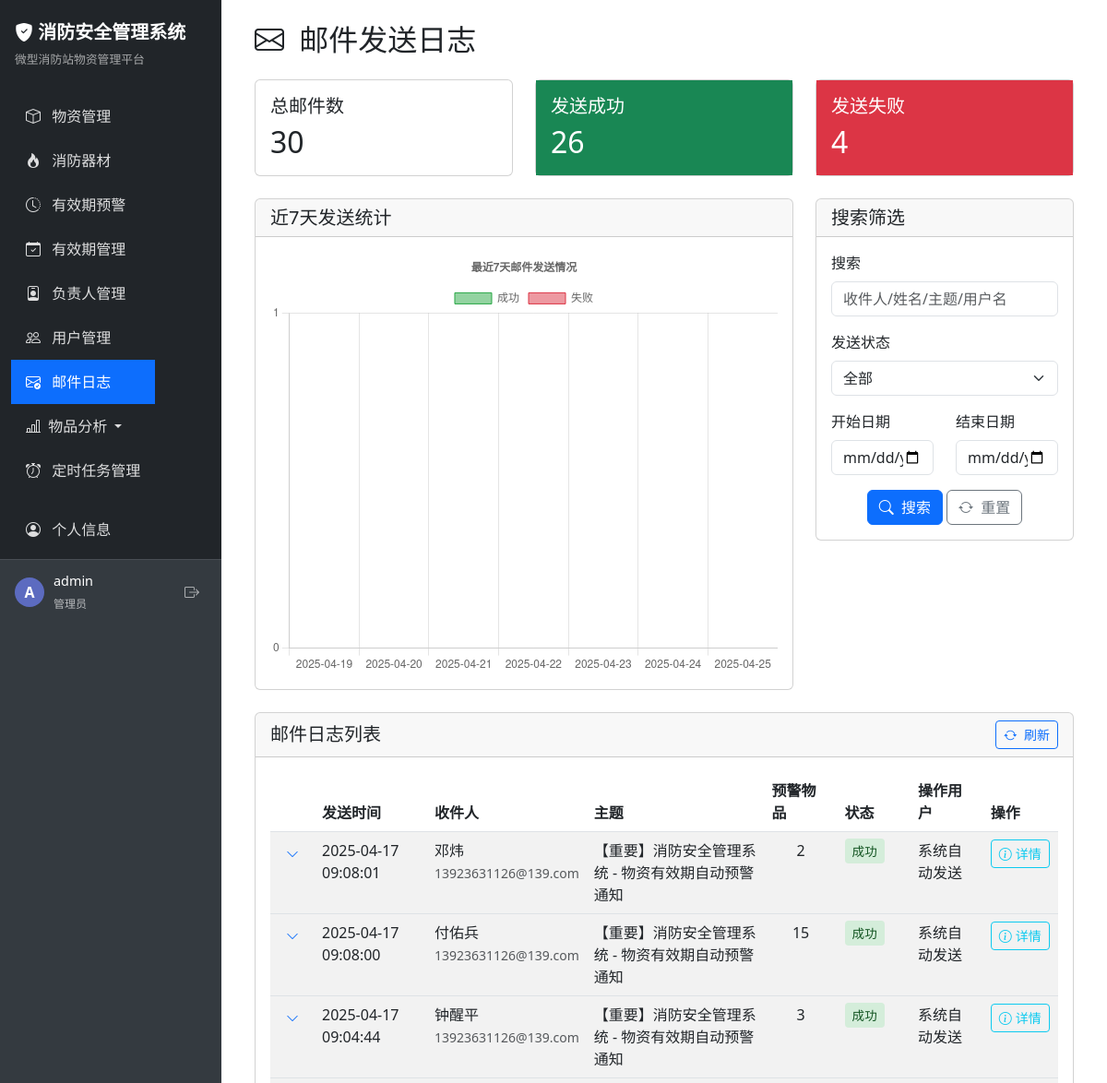
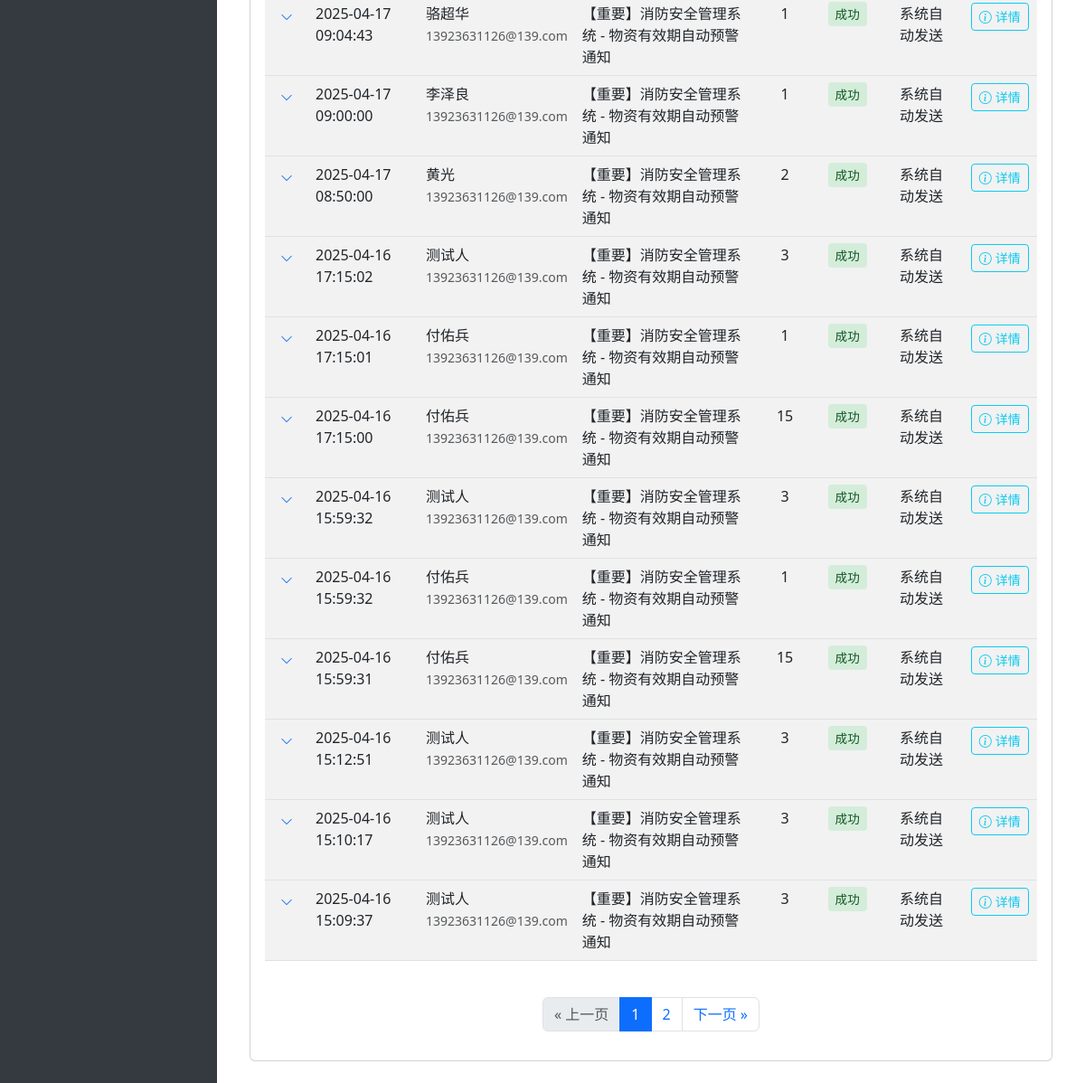
Page /admin/mail_logs (signed in) on the earlier database version (2 pictures, top to bottom).
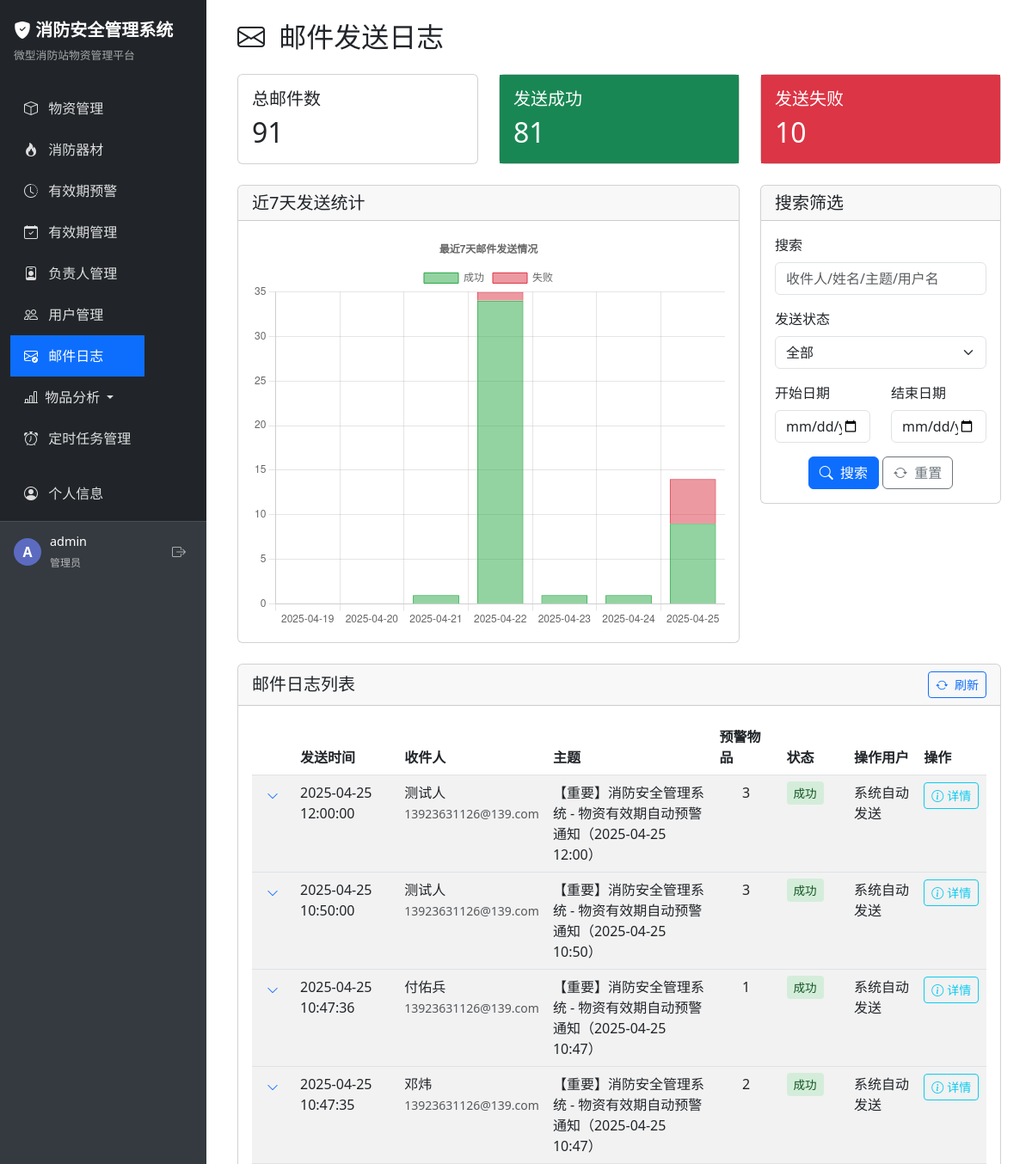
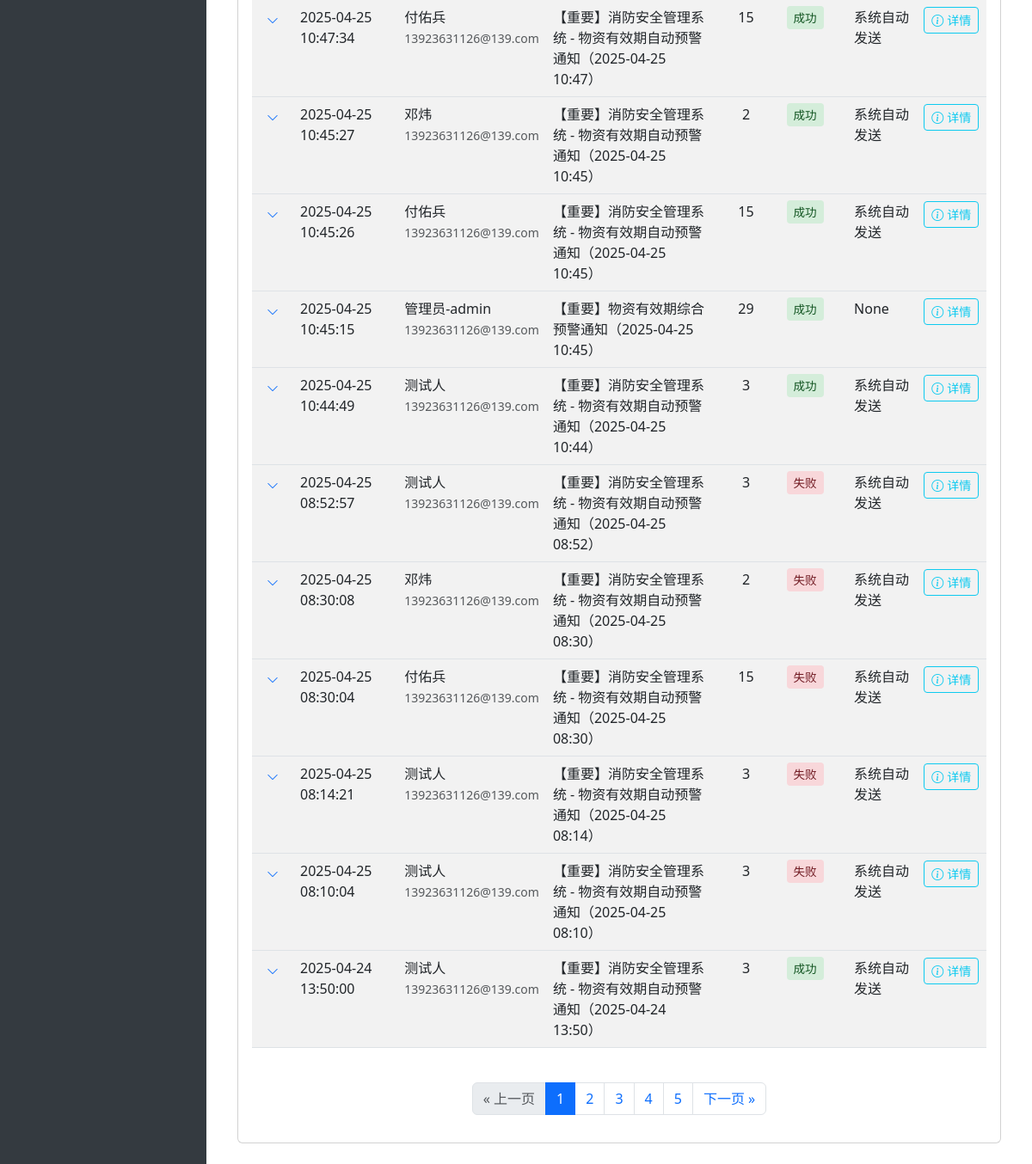
Same page on the later database version (2 pictures, top to bottom).
### app/models/mail_log.py (models this page shows, shortened)
class MailLog(db.Model):
    __tablename__ = 'mail_logs'
    id = db.Column(db.Integer, primary_key=True)
    send_time = db.Column(db.DateTime, default=datetime.now, nullable=False)  # 发送时间
    sender = db.Column(db.String(100), nullable=False)  # 发件人邮箱
    recipient = db.Column(db.String(100), nullable=False)  # 收件人邮箱
    recipient_name = db.Column(db.String(50))  # 收件人姓名
    subject = db.Column(db.String(200))  # 邮件主题
    content_summary = db.Column(db.Text)  # 邮件内容摘要
    status = db.Column(db.String(20), nullable=False)  # 发送状态：success, failed
    error_message = db.Column(db.Text)  # 错误信息
    items_count = db.Column(db.Integer, default=0)  # 预警物品数量
    ip_address = db.Column(db.String(50))  # 发送IP地址
    user_id = db.Column(db.Integer)  # 操作用户ID
    username = db.Column(db.String(50))  # 操作用户名

### app/routes/admin.py (the view)
    def decorated_function(*args, **kwargs):
        if not current_user.is_authenticated or current_user.role != 'admin':
            flash('您没有访问此页面的权限')
            return redirect(url_for('station.index'))
        return f(*args, **kwargs)

### app/routes/admin.py (called while the page is built)
def admin_required(f):
    def decorated_function(*args, **kwargs):
        if not current_user.is_authenticated or current_user.role != 'admin':
            flash('您没有访问此页面的权限')
            return redirect(url_for('station.index'))
        return f(*args, **kwargs)
    decorated_function.__name__ = f.__name__
    return decorated_function

### app/templates/admin/mail_logs.html (shortened to what the changed rows need)
{% extends 'base.html' %}
{% block content %}
<div class="container-fluid">
    <h2 class="mb-4">
        <i class="bi bi-envelope me-2"></i> 邮件发送日志
    </h2>
    <div class="row mb-4">
        <div class="col-md-4">
            <div class="card">
                <div class="card-body">
                    <h5 class="card-title">总邮件数</h5>
                    <h2 class="mb-0">{{ total_count }}</h2>
                </div>
            </div>
        </div>
        <div class="col-md-4">
            <div class="card">
                <div class="card-body bg-success text-white">
                    <h5 class="card-title">发送成功</h5>
                    <h2 class="mb-0">{{ success_count }}</h2>
                </div>
            </div>
        </div>
        <div class="col-md-4">
            <div class="card">
                <div class="card-body bg-danger text-white">
                    <h5 class="card-title">发送失败</h5>
                    <h2 class="mb-0">{{ failed_count }}</h2>
                </div>
            </div>
        </div>
    </div>
    <div class="row mb-4">
        <div class="col-md-8">
            <div class="card">
                <div class="card-body">
                    <canvas id="mailStatsChart" height="250"></canvas>
                </div>
            </div>
        </div>
    </div>
    <div class="card">
        <div class="card-body">
            {% if logs %}
                <div class="table-responsive">
                    <table class="table table-striped table-hover">
                        <thead>
                            <tr>
                                <th width="5%"></th>
                                <th width="15%">发送时间</th>
                                <th width="15%">收件人</th>
                                <th width="25%">主题</th>
                                <th width="10%">预警物品</th>
                                <th width="10%">状态</th>
                                <th width="10%">操作用户</th>
                                <th width="10%">操作</th>
                            </tr>
                        </thead>
                        <tbody>
                            {% for log in logs %}
                                <tr data-log-id="{{ log.id }}">
                                    <td class="text-center">
                                        <button class="btn btn-sm btn-link toggle-details" data-log-id="{{ log.id }}">
                                            <i class="bi bi-chevron-down"></i>
                                        </button>
                                    </td>
                                    <td>{{ log.send_time.strftime('%Y-%m-%d %H:%M:%S') }}</td>
                                    <td>
                                        {{ log.recipient_name }}<br>
                                        <small class="text-muted">{{ log.recipient }}</small>
                                    </td>
                                    <td>{{ log.subject }}</td>
                                    <td class="text-center">{{ log.items_count }}</td>
                                    <td>
                                        {% if log.status == 'success' %}
                                            <span class="status-badge status-success">成功</span>
                                        {% else %}
                                            <span class="status-badge status-failed">失败</span>
                                        {% endif %}
                                    </td>
                                    <td>{{ log.username }}</td>
                                    <td>
                                        <button class="btn btn-sm btn-outline-info toggle-details" data-log-id="{{ log.id }}">
                                            <i class="bi bi-info-circle me-1"></i>详情
                                        </button>
                                    </td>
                                </tr>
                            {% endfor %}
                        </tbody>
                    </table>
                </div>
                {% if pagination.pages > 1 %}
                    <nav aria-label="Page navigation">
                        <ul class="pagination justify-content-center mt-4">
                            {% set start_page = [pagination.page-2, 1]|max %}
                            {% set end_page = [start_page+4, pagination.pages]|min %}
                            {% set start_page = [end_page-4, 1]|max %}
                            {% for page_num in range(start_page, end_page+1) %}
                                <li class="page-item {% if page_num == pagination.page %}active{% endif %}">
                                    <a class="page-link" href="{{ url_for('admin.mail_logs', page=page_num, search=search, status=filter_status, date=filter_date) }}">
                                        {{ page_num }}
                                    </a>
                                </li>
                            {% endfor %}
                        </ul>
                    </nav>
                {% endif %}
            {% else %}
                <div class="alert alert-info">
                    <i class="bi bi-info-circle me-2"></i> 暂无邮件发送记录
                </div>
            {% endif %}
        </div>
    </div>
</div>
{% endblock %}

Differences in the rows shown:
no longer on this page (row unchanged): MailLog: send_time "2025-04-17 09:08:01", recipient_name "邓炜", recipient "13923631126@139.com", subject "【重要】消防安全管理系统 - 物资有效期自动预警通知", items_count "2", status "成功", username "系统自动发送"
no longer on this page (row unchanged): MailLog: send_time "2025-04-17 09:08:00", recipient_name "付佑兵", recipient "13923631126@139.com", subject "【重要】消防安全管理系统 - 物资有效期自动预警通知", items_count "15", status "成功", username "系统自动发送"
no longer on this page (row unchanged): MailLog: send_time "2025-04-17 09:04:44", recipient_name "钟醒平", recipient "13923631126@139.com", subject "【重要】消防安全管理系统 - 物资有效期自动预警通知", items_count "3", status "成功", username "系统自动发送"
no longer on this page (row unchanged): MailLog: send_time "2025-04-17 09:04:43", recipient_name "骆超华", recipient "13923631126@139.com", subject "【重要】消防安全管理系统 - 物资有效期自动预警通知", items_count "1", status "成功", username "系统自动发送"
no longer on this page (row unchanged): MailLog: send_time "2025-04-17 09:00:00", recipient_name "李泽良", recipient "13923631126@139.com", subject "【重要】消防安全管理系统 - 物资有效期自动预警通知", items_count "1", status "成功", username "系统自动发送"
no longer on this page (row unchanged): MailLog: send_time "2025-04-17 08:50:00", recipient_name "黄光", recipient "13923631126@139.com", subject "【重要】消防安全管理系统 - 物资有效期自动预警通知", items_count "2", status "成功", username "系统自动发送"
no longer on this page (row unchanged): MailLog: send_time "2025-04-16 17:15:02", recipient_name "测试人", recipient "13923631126@139.com", subject "【重要】消防安全管理系统 - 物资有效期自动预警通知", items_count "3", status "成功", username "系统自动发送"
no longer on this page (row unchanged): MailLog: send_time "2025-04-16 17:15:01", recipient_name "付佑兵", recipient "13923631126@139.com", subject "【重要】消防安全管理系统 - 物资有效期自动预警通知", items_count "1", status "成功", username "系统自动发送"
no longer on this page (row unchanged): MailLog: send_time "2025-04-16 17:15:00", recipient_name "付佑兵", recipient "13923631126@139.com", subject "【重要】消防安全管理系统 - 物资有效期自动预警通知", items_count "15", status "成功", username "系统自动发送"
no longer on this page (row unchanged): MailLog: send_time "2025-04-16 15:59:32", recipient_name "测试人", recipient "13923631126@139.com", subject "【重要】消防安全管理系统 - 物资有效期自动预警通知", items_count "3", status "成功", username "系统自动发送"
no longer on this page (row unchanged): MailLog: send_time "2025-04-16 15:59:32", recipient_name "付佑兵", recipient "13923631126@139.com", subject "【重要】消防安全管理系统 - 物资有效期自动预警通知", items_count "1", status "成功", username "系统自动发送"
no longer on this page (row unchanged): MailLog: send_time "2025-04-16 15:59:31", recipient_name "付佑兵", recipient "13923631126@139.com", subject "【重要】消防安全管理系统 - 物资有效期自动预警通知", items_count "15", status "成功", username "系统自动发送"
no longer on this page (row unchanged): MailLog: send_time "2025-04-16 15:12:51", recipient_name "测试人", recipient "13923631126@139.com", subject "【重要】消防安全管理系统 - 物资有效期自动预警通知", items_count "3", status "成功", username "系统自动发送"
no longer on this page (row unchanged): MailLog: send_time "2025-04-16 15:10:17", recipient_name "测试人", recipient "13923631126@139.com", subject "【重要】消防安全管理系统 - 物资有效期自动预警通知", items_count "3", status "成功", username "系统自动发送"
no longer on this page (row unchanged): MailLog: send_time "2025-04-16 15:09:37", recipient_name "测试人", recipient "13923631126@139.com", subject "【重要】消防安全管理系统 - 物资有效期自动预警通知", items_count "3", status "成功", username "系统自动发送"
added MailLog: send_time "2025-04-25 12:00:00", recipient_name "测试人", recipient "13923631126@139.com", subject "【重要】消防安全管理系统 - 物资有效期自动预警通知（2025-04-25 12:00）", items_count "3", status "成功", username "系统自动发送"
added MailLog: send_time "2025-04-25 10:50:00", recipient_name "测试人", recipient "13923631126@139.com", subject "【重要】消防安全管理系统 - 物资有效期自动预警通知（2025-04-25 10:50）", items_count "3", status "成功", username "系统自动发送"
added MailLog: send_time "2025-04-25 10:47:36", recipient_name "付佑兵", recipient "13923631126@139.com", subject "【重要】消防安全管理系统 - 物资有效期自动预警通知（2025-04-25 10:47）", items_count "1", status "成功", username "系统自动发送"
added MailLog: send_time "2025-04-25 10:47:35", recipient_name "邓炜", recipient "13923631126@139.com", subject "【重要】消防安全管理系统 - 物资有效期自动预警通知（2025-04-25 10:47）", items_count "2", status "成功", username "系统自动发送"
added MailLog: send_time "2025-04-25 10:47:34", recipient_name "付佑兵", recipient "13923631126@139.com", subject "【重要】消防安全管理系统 - 物资有效期自动预警通知（2025-04-25 10:47）", items_count "15", status "成功", username "系统自动发送"
added MailLog: send_time "2025-04-25 10:45:27", recipient_name "邓炜", recipient "13923631126@139.com", subject "【重要】消防安全管理系统 - 物资有效期自动预警通知（2025-04-25 10:45）", items_count "2", status "成功", username "系统自动发送"
added MailLog: send_time "2025-04-25 10:45:26", recipient_name "付佑兵", recipient "13923631126@139.com", subject "【重要】消防安全管理系统 - 物资有效期自动预警通知（2025-04-25 10:45）", items_count "15", status "成功", username "系统自动发送"
added MailLog: send_time "2025-04-25 10:45:15", recipient_name "管理员-admin", recipient "13923631126@139.com", subject "【重要】物资有效期综合预警通知（2025-04-25 10:45）", items_count "29", status "成功", username "None"
added MailLog: send_time "2025-04-25 10:44:49", recipient_name "测试人", recipient "13923631126@139.com", subject "【重要】消防安全管理系统 - 物资有效期自动预警通知（2025-04-25 10:44）", items_count "3", status "成功", username "系统自动发送"
added MailLog: send_time "2025-04-25 08:52:57", recipient_name "测试人", recipient "13923631126@139.com", subject "【重要】消防安全管理系统 - 物资有效期自动预警通知（2025-04-25 08:52）", items_count "3", status "失败", username "系统自动发送"
added MailLog: send_time "2025-04-25 08:30:08", recipient_name "邓炜", recipient "13923631126@139.com", subject "【重要】消防安全管理系统 - 物资有效期自动预警通知（2025-04-25 08:30）", items_count "2", status "失败", username "系统自动发送"
added MailLog: send_time "2025-04-25 08:30:04", recipient_name "付佑兵", recipient "13923631126@139.com", subject "【重要】消防安全管理系统 - 物资有效期自动预警通知（2025-04-25 08:30）", items_count "15", status "失败", username "系统自动发送"
added MailLog: send_time "2025-04-25 08:14:21", recipient_name "测试人", recipient "13923631126@139.com", subject "【重要】消防安全管理系统 - 物资有效期自动预警通知（2025-04-25 08:14）", items_count "3", status "失败", username "系统自动发送"
added MailLog: send_time "2025-04-25 08:10:04", recipient_name "测试人", recipient "13923631126@139.com", subject "【重要】消防安全管理系统 - 物资有效期自动预警通知（2025-04-25 08:10）", items_count "3", status "失败", username "系统自动发送"
added MailLog: send_time "2025-04-24 13:50:00", recipient_name "测试人", recipient "13923631126@139.com", subject "【重要】消防安全管理系统 - 物资有效期自动预警通知（2025-04-24 13:50）", items_count "3", status "成功", username "系统自动发送"
Other differences:
{{ total_count }}: "30" → "91"
{{ success_count }}: "26" → "81"
{{ failed_count }}: "4" → "10"
chart data {{ daily_success|tojson }}: [0, 0, 0, 0, 0, 0, 0] → [0, 0, 1, 34, 1, 1, 9]
chart data {{ daily_failed|tojson }}: [0, 0, 0, 0, 0, 0, 0] → [0, 0, 0, 1, 0, 0, 5]
new list line: "3"
new list line: "4"
new list line: "5"
